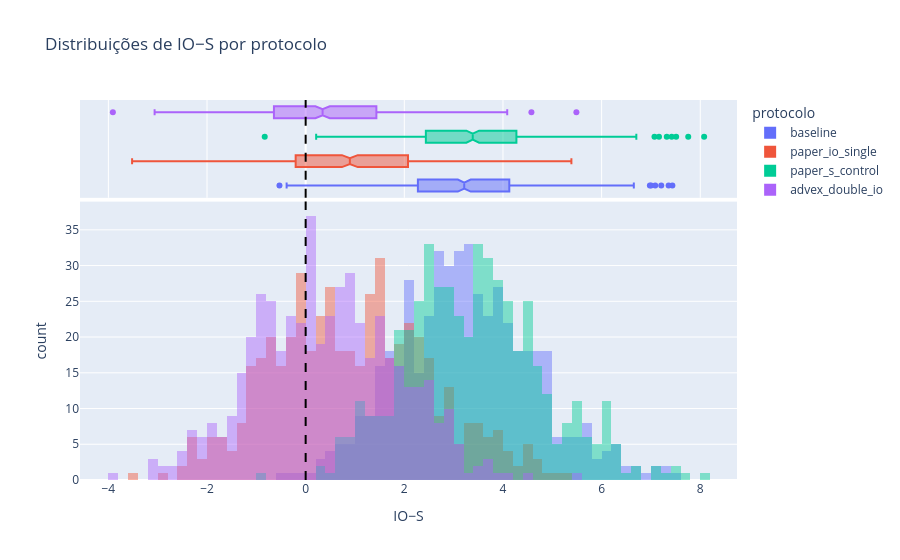
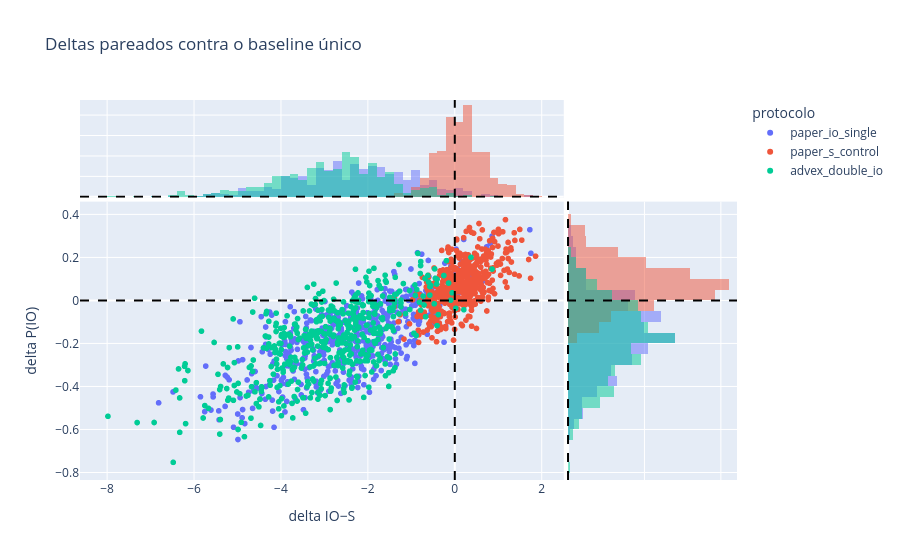

Write notebook code for charts like these, in order.
### Code cell
distribution = pd.DataFrame(
    {
        "baseline": baseline_ld.numpy(),
        **{
            name: values["logit_difference"].numpy()
            for name, values in arm_values.items()
        },
    }
).melt(var_name="protocolo", value_name="IO−S")
fig_distribution = px.histogram(
    distribution,
    x="IO−S",
    color="protocolo",
    barmode="overlay",
    opacity=0.45,
    marginal="box",
    title="Distribuições de IO−S por protocolo",
)
fig_distribution.add_vline(x=0, line_dash="dash", line_color="black")
fig_distribution.show()

delta_rows = []
for name, values in arm_values.items():
    for delta_ld, delta_probability in zip(
        values["logit_difference"] - baseline_ld,
        values["io_probability"] - baseline_io_probability,
    ):
        delta_rows.append(
            {
                "protocolo": name,
                "delta IO−S": float(delta_ld),
                "delta P(IO)": float(delta_probability),
            }
        )
fig_delta = px.scatter(
    pd.DataFrame(delta_rows),
    x="delta IO−S",
    y="delta P(IO)",
    color="protocolo",
    marginal_x="histogram",
    marginal_y="histogram",
    title="Deltas pareados contra o baseline único",
)
fig_delta.add_vline(x=0, line_dash="dash", line_color="black")
fig_delta.add_hline(y=0, line_dash="dash", line_color="black")
fig_delta.show()

### Figure 1 — Plotly figure (JSON) as saved in the notebook; plotly's stock layout.template omitted (floating-point values rounded to 4 significant figures; data arrays with more than 128 entries replaced by an {"elided": "..."} marker saying what was removed)
{"data": [{"bingroup": "x", "hovertemplate": "protocolo=baseline<br>IO−S=%{x}<br>count=%{y}<extra></extra>", "legendgroup": "baseline", "marker": {"color": "#636efa", "opacity": 0.45, "pattern": {"shape": ""}}, "name": "baseline", "orientation": "v", "showlegend": true, "type": "histogram", "x": {"elided": "500 float values"}, "xaxis": "x", "yaxis": "y"}, {"hovertemplate": "protocolo=baseline<br>IO−S=%{x}<extra></extra>", "legendgroup": "baseline", "marker": {"color": "#636efa"}, "name": "baseline", "notched": true, "showlegend": false, "type": "box", "x": {"elided": "500 float values"}, "xaxis": "x2", "yaxis": "y2"}, {"bingroup": "x", "hovertemplate": "protocolo=paper_io_single<br>IO−S=%{x}<br>count=%{y}<extra></extra>", "legendgroup": "paper_io_single", "marker": {"color": "#EF553B", "opacity": 0.45, "pattern": {"shape": ""}}, "name": "paper_io_single", "orientation": "v", "showlegend": true, "type": "histogram", "x": {"elided": "500 float values"}, "xaxis": "x", "yaxis": "y"}, {"hovertemplate": "protocolo=paper_io_single<br>IO−S=%{x}<extra></extra>", "legendgroup": "paper_io_single", "marker": {"color": "#EF553B"}, "name": "paper_io_single", "notched": true, "showlegend": false, "type": "box", "x": {"elided": "500 float values"}, "xaxis": "x2", "yaxis": "y2"}, {"bingroup": "x", "hovertemplate": "protocolo=paper_s_control<br>IO−S=%{x}<br>count=%{y}<extra></extra>", "legendgroup": "paper_s_control", "marker": {"color": "#00cc96", "opacity": 0.45, "pattern": {"shape": ""}}, "name": "paper_s_control", "orientation": "v", "showlegend": true, "type": "histogram", "x": {"elided": "500 float values"}, "xaxis": "x", "yaxis": "y"}, {"hovertemplate": "protocolo=paper_s_control<br>IO−S=%{x}<extra></extra>", "legendgroup": "paper_s_control", "marker": {"color": "#00cc96"}, "name": "paper_s_control", "notched": true, "showlegend": false, "type": "box", "x": {"elided": "500 float values"}, "xaxis": "x2", "yaxis": "y2"}, {"bingroup": "x", "hovertemplate": "protocolo=advex_double_io<br>IO−S=%{x}<br>count=%{y}<extra></extra>", "legendgroup": "advex_double_io", "marker": {"color": "#ab63fa", "opacity": 0.45, "pattern": {"shape": ""}}, "name": "advex_double_io", "orientation": "v", "showlegend": true, "type": "histogram", "x": {"elided": "500 float values"}, "xaxis": "x", "yaxis": "y"}, {"hovertemplate": "protocolo=advex_double_io<br>IO−S=%{x}<extra></extra>", "legendgroup": "advex_double_io", "marker": {"color": "#ab63fa"}, "name": "advex_double_io", "notched": true, "showlegend": false, "type": "box", "x": {"elided": "500 float values"}, "xaxis": "x2", "yaxis": "y2"}], "layout": {"barmode": "overlay", "legend": {"title": {"text": "protocolo"}, "tracegroupgap": 0}, "shapes": [{"line": {"color": "black", "dash": "dash"}, "type": "line", "x0": 0, "x1": 0, "xref": "x", "y0": 0, "y1": 1, "yref": "y domain"}, {"line": {"color": "black", "dash": "dash"}, "type": "line", "x0": 0, "x1": 0, "xref": "x2", "y0": 0, "y1": 1, "yref": "y2 domain"}], "title": {"text": "Distribuições de IO−S por protocolo"}, "xaxis": {"anchor": "y", "domain": [0, 1], "title": {"text": "IO−S"}}, "xaxis2": {"anchor": "y2", "domain": [0, 1], "matches": "x", "showgrid": true, "showticklabels": false}, "yaxis": {"anchor": "x", "domain": [0, 0.7326], "title": {"text": "count"}}, "yaxis2": {"anchor": "x2", "domain": [0.7426, 1], "matches": "y2", "showgrid": false, "showline": false, "showticklabels": false, "ticks": ""}}}

### Figure 2 — Plotly figure (JSON) as saved in the notebook; plotly's stock layout.template omitted (floating-point values rounded to 4 significant figures; data arrays with more than 128 entries replaced by an {"elided": "..."} marker saying what was removed)
{"data": [{"hovertemplate": "protocolo=paper_io_single<br>delta IO−S=%{x}<br>delta P(IO)=%{y}<extra></extra>", "legendgroup": "paper_io_single", "marker": {"color": "#636efa", "symbol": "circle"}, "mode": "markers", "name": "paper_io_single", "showlegend": true, "type": "scattergl", "x": {"elided": "500 float values"}, "xaxis": "x", "y": {"elided": "500 float values"}, "yaxis": "y"}, {"bingroup": "x", "hovertemplate": "protocolo=paper_io_single<br>delta IO−S=%{x}<br>count=%{y}<extra></extra>", "legendgroup": "paper_io_single", "marker": {"color": "#636efa"}, "name": "paper_io_single", "opacity": 0.5, "showlegend": false, "type": "histogram", "x": {"elided": "500 float values"}, "xaxis": "x3", "yaxis": "y3"}, {"bingroup": "y", "hovertemplate": "protocolo=paper_io_single<br>delta P(IO)=%{y}<br>count=%{x}<extra></extra>", "legendgroup": "paper_io_single", "marker": {"color": "#636efa"}, "name": "paper_io_single", "opacity": 0.5, "showlegend": false, "type": "histogram", "xaxis": "x2", "y": {"elided": "500 float values"}, "yaxis": "y2"}, {"hovertemplate": "protocolo=paper_s_control<br>delta IO−S=%{x}<br>delta P(IO)=%{y}<extra></extra>", "legendgroup": "paper_s_control", "marker": {"color": "#EF553B", "symbol": "circle"}, "mode": "markers", "name": "paper_s_control", "showlegend": true, "type": "scattergl", "x": {"elided": "500 float values"}, "xaxis": "x", "y": {"elided": "500 float values"}, "yaxis": "y"}, {"bingroup": "x", "hovertemplate": "protocolo=paper_s_control<br>delta IO−S=%{x}<br>count=%{y}<extra></extra>", "legendgroup": "paper_s_control", "marker": {"color": "#EF553B"}, "name": "paper_s_control", "opacity": 0.5, "showlegend": false, "type": "histogram", "x": {"elided": "500 float values"}, "xaxis": "x3", "yaxis": "y3"}, {"bingroup": "y", "hovertemplate": "protocolo=paper_s_control<br>delta P(IO)=%{y}<br>count=%{x}<extra></extra>", "legendgroup": "paper_s_control", "marker": {"color": "#EF553B"}, "name": "paper_s_control", "opacity": 0.5, "showlegend": false, "type": "histogram", "xaxis": "x2", "y": {"elided": "500 float values"}, "yaxis": "y2"}, {"hovertemplate": "protocolo=advex_double_io<br>delta IO−S=%{x}<br>delta P(IO)=%{y}<extra></extra>", "legendgroup": "advex_double_io", "marker": {"color": "#00cc96", "symbol": "circle"}, "mode": "markers", "name": "advex_double_io", "showlegend": true, "type": "scattergl", "x": {"elided": "500 float values"}, "xaxis": "x", "y": {"elided": "500 float values"}, "yaxis": "y"}, {"bingroup": "x", "hovertemplate": "protocolo=advex_double_io<br>delta IO−S=%{x}<br>count=%{y}<extra></extra>", "legendgroup": "advex_double_io", "marker": {"color": "#00cc96"}, "name": "advex_double_io", "opacity": 0.5, "showlegend": false, "type": "histogram", "x": {"elided": "500 float values"}, "xaxis": "x3", "yaxis": "y3"}, {"bingroup": "y", "hovertemplate": "protocolo=advex_double_io<br>delta P(IO)=%{y}<br>count=%{x}<extra></extra>", "legendgroup": "advex_double_io", "marker": {"color": "#00cc96"}, "name": "advex_double_io", "opacity": 0.5, "showlegend": false, "type": "histogram", "xaxis": "x2", "y": {"elided": "500 float values"}, "yaxis": "y2"}], "layout": {"barmode": "overlay", "legend": {"title": {"text": "protocolo"}, "tracegroupgap": 0}, "shapes": [{"line": {"color": "black", "dash": "dash"}, "type": "line", "x0": 0, "x1": 0, "xref": "x", "y0": 0, "y1": 1, "yref": "y domain"}, {"line": {"color": "black", "dash": "dash"}, "type": "line", "x0": 0, "x1": 0, "xref": "x2", "y0": 0, "y1": 1, "yref": "y2 domain"}, {"line": {"color": "black", "dash": "dash"}, "type": "line", "x0": 0, "x1": 0, "xref": "x3", "y0": 0, "y1": 1, "yref": "y3 domain"}, {"line": {"color": "black", "dash": "dash"}, "type": "line", "x0": 0, "x1": 1, "xref": "x domain", "y0": 0, "y1": 0, "yref": "y"}, {"line": {"color": "black", "dash": "dash"}, "type": "line", "x0": 0, "x1": 1, "xref": "x2 domain", "y0": 0, "y1": 0, "yref": "y2"}, {"line": {"color": "black", "dash": "dash"}, "type": "line", "x0": 0, "x1": 1, "xref": "x3 domain", "y0": 0, "y1": 0, "yref": "y3"}], "title": {"text": "Deltas pareados contra o baseline único"}, "xaxis": {"anchor": "y", "domain": [0, 0.7363], "title": {"text": "delta IO−S"}}, "xaxis2": {"anchor": "y2", "domain": [0.7413, 1], "matches": "x2", "showgrid": true, "showline": false, "showticklabels": false, "ticks": ""}, "xaxis3": {"anchor": "y3", "domain": [0, 0.7363], "matches": "x", "showgrid": true, "showticklabels": false}, "xaxis4": {"anchor": "y4", "domain": [0.7413, 1], "matches": "x2", "showgrid": true, "showline": false, "showticklabels": false, "ticks": ""}, "yaxis": {"anchor": "x", "domain": [0, 0.7326], "title": {"text": "delta P(IO)"}}, "yaxis2": {"anchor": "x2", "domain": [0, 0.7326], "matches": "y", "showgrid": true, "showticklabels": false}, "yaxis3": {"anchor": "x3", "domain": [0.7426, 1], "matches": "y3", "showgrid": true, "showline": false, "showticklabels": false, "ticks": ""}, "yaxis4": {"anchor": "x4", "domain": [0.7426, 1], "matches": "y3", "showgrid": true, "showline": false, "showticklabels": false, "ticks": ""}}}
